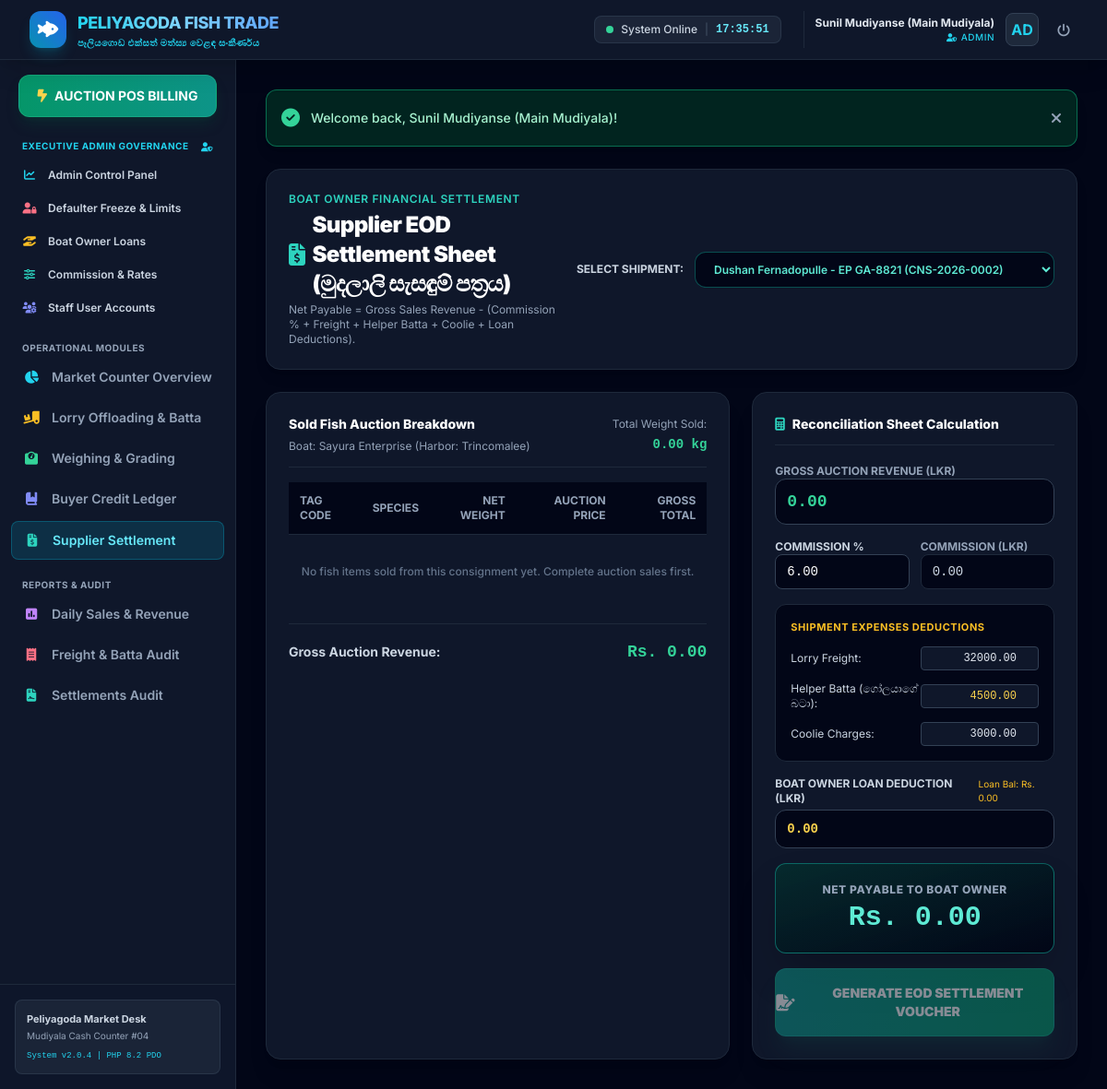
The page /index.php?page=settlement_calculate (signed in) on the database its author committed.
### tables this page shows
CREATE TABLE `consignments` (
  `id` INT AUTO_INCREMENT PRIMARY KEY,
  `consignment_no` VARCHAR(30) NOT NULL UNIQUE,
  `supplier_id` INT NOT NULL,
  `lorry_number` VARCHAR(20) NOT NULL,
  `harbor_origin` VARCHAR(50) NOT NULL,
  `crate_count` INT NOT NULL DEFAULT 0,
  `freight_cost` DECIMAL(10,2) NOT NULL DEFAULT 0.00,
  `helper_batta` DECIMAL(10,2) NOT NULL DEFAULT 0.00,
  `coolie_charges` DECIMAL(10,2) NOT NULL DEFAULT 0.00,
  `notes` TEXT DEFAULT NULL,
  `status` ENUM('unloaded', 'graded', 'auctioning', 'settled') NOT NULL DEFAULT 'unloaded',
  `arrival_date` DATETIME DEFAULT CURRENT_TIMESTAMP,
  `created_at` DATETIME DEFAULT CURRENT_TIMESTAMP,
  CONSTRAINT `fk_consignment_supplier` FOREIGN KEY (`supplier_id`) REFERENCES `suppliers` (`id`) ON DELETE CASCADE
);

CREATE TABLE `suppliers` (
  `id` INT AUTO_INCREMENT PRIMARY KEY,
  `supplier_code` VARCHAR(20) NOT NULL UNIQUE,
  `name` VARCHAR(100) NOT NULL,
  `phone` VARCHAR(20) DEFAULT NULL,
  `harbor` VARCHAR(50) NOT NULL,
  `boat_name` VARCHAR(100) DEFAULT NULL,
  `current_loan_balance` DECIMAL(12,2) NOT NULL DEFAULT 0.00,
  `created_at` DATETIME DEFAULT CURRENT_TIMESTAMP
);

### config/helpers.php (called while the page is built, shortened)
<?php
function formatLKR(float|int $amount): string {
    return 'Rs. ' . number_format($amount, 2);
}
function formatKg(float|int $weight): string {
    return number_format($weight, 2) . ' kg';
}

### views/settlements/calculate.php (the view, shortened to what this page needs)
<?php
$db = getDB();
$selectedConsignmentId = intval($_GET['consignment_id'] ?? 0);
$stmtCons = $db->query("
    SELECT c.id, c.consignment_no, c.lorry_number, c.harbor_origin, s.name AS supplier_name, s.boat_name
    FROM consignments c
    JOIN suppliers s ON c.supplier_id = s.id
    WHERE c.status != 'settled'
    ORDER BY c.id DESC
");
$consignments = $stmtCons->fetchAll();
if ($selectedConsignmentId <= 0 && !empty($consignments)) {
    $selectedConsignmentId = $consignments[0]['id'];
}
$consignment = null;
$soldItems = [];
$grossRevenue = 0.00;
$totalSoldKg = 0.00;
if ($selectedConsignmentId > 0) {
    $stmtC = $db->prepare("
        SELECT c.*, s.name AS supplier_name, s.supplier_code, s.boat_name, s.current_loan_balance
        FROM consignments c
        JOIN suppliers s ON c.supplier_id = s.id
        WHERE c.id = :id LIMIT 1
    ");
    $stmtC->execute([':id' => $selectedConsignmentId]);
    $consignment = $stmtC->fetch();
    if ($consignment) {
        $stmtSold = $db->prepare("
            SELECT f.*, ii.unit_price, ii.line_total, i.invoice_no, i.created_at AS sold_at
            FROM fish_items f
            JOIN invoice_items ii ON f.id = ii.fish_item_id
            JOIN invoices i ON ii.invoice_id = i.id
            WHERE f.consignment_id = :cid AND f.status IN ('sold', 'settled')
        ");
        $stmtSold->execute([':cid' => $selectedConsignmentId]);
        $soldItems = $stmtSold->fetchAll();
    }
}
?>
<div class="space-y-6">
    <div class="flex flex-col md:flex-row md:items-center justify-between gap-4 bg-slate-900 p-6 rounded-2xl border border-slate-800 shadow-lg">
        <div>
            <div class="text-xs font-semibold text-teal-400 uppercase tracking-wider">Boat Owner Financial Settlement</div>
            <h1 class="text-2xl font-black text-white tracking-tight mt-1 flex items-center gap-2">
                <i class="fa-solid fa-file-invoice-dollar text-teal-400"></i>
                <span>Supplier EOD Settlement Sheet (මුදලාලි සැසඳුම් පත්‍රය)</span>
            </h1>
            <p class="text-xs text-slate-400 mt-1">
                Net Payable = Gross Sales Revenue - (Commission % + Freight + Helper Batta + Coolie + Loan Deductions).
            </p>
        </div>
        <div class="flex items-center gap-3">
            <label for="consignment_select" class="text-xs font-bold text-slate-300 uppercase whitespace-nowrap">Select Shipment:</label>
            <select id="consignment_select" onchange="location.href='index.php?page=settlement_calculate&consignment_id=' + this.value"
                class="py-2.5 px-4 border border-teal-500/40 rounded-xl bg-slate-950 text-teal-300 font-semibold text-xs focus:outline-none focus:ring-2 focus:ring-teal-500">
                <?php if (empty($consignments)): ?>
                    <option value="">No Pending Consignments to Settle</option>
                <?php else: ?>
                    <?php foreach ($consignments as $c): ?>
                        <option value="<?= $c['id'] ?>" <?= $c['id'] == $selectedConsignmentId ? 'selected' : '' ?>>
                            <?= htmlspecialchars($c['supplier_name']) ?> - <?= htmlspecialchars($c['lorry_number']) ?> (<?= $c['consignment_no'] ?>)
                        </option>
                    <?php endforeach; ?>
                <?php endif; ?>
            </select>
        </div>
    </div>
    <?php if (!$consignment): ?>
        <div class="bg-slate-900 p-8 rounded-2xl border border-slate-800 text-center text-slate-400 space-y-4">
            <i class="fa-solid fa-circle-check text-4xl text-emerald-500"></i>
            <p>All active lorries are fully settled!</p>
        </div>
    <?php else: ?>
        <div class="grid grid-cols-1 lg:grid-cols-12 gap-6">
            <div class="lg:col-span-7 bg-slate-900 p-6 rounded-2xl border border-slate-800 shadow-xl space-y-4">
                <div class="flex items-center justify-between pb-3 border-b border-slate-800">
                    <div>
                        <h3 class="text-sm font-extrabold text-white">Sold Fish Auction Breakdown</h3>
                        <span class="text-xs text-slate-400">Boat: <?= htmlspecialchars($consignment['boat_name'] ?? 'N/A') ?> (Harbor: <?= htmlspecialchars($consignment['harbor_origin']) ?>)</span>
                    </div>
                    <div class="text-right">
                        <span class="text-xs text-slate-400 block">Total Weight Sold:</span>
                        <span class="text-sm font-bold text-emerald-400 font-mono"><?= formatKg($totalSoldKg) ?></span>
                    </div>
                </div>
                <div class="overflow-x-auto max-h-[400px]">
                    <table class="w-full text-left text-xs">
                        <thead class="sticky top-0 bg-slate-950 text-slate-400 uppercase border-b border-slate-800">
                            <tr>
                                <th class="p-3">Tag Code</th>
                                <th class="p-3">Species</th>
                                <th class="p-3 text-right">Net Weight</th>
                                <th class="p-3 text-right">Auction Price</th>
                                <th class="p-3 text-right">Gross Total</th>
                            </tr>
                        </thead>
                        <tbody class="divide-y divide-slate-800/60">
                            <?php if (empty($soldItems)): ?>
                                <tr>
                                    <td colspan="5" class="py-8 text-center text-slate-500 font-medium">
                                        No fish items sold from this consignment yet. Complete auction sales first.
                                    </td>
                                </tr>
                            <?php endif; ?>
                        </tbody>
                    </table>
                </div>
                <div class="pt-4 border-t border-slate-800 flex justify-between items-center text-sm">
                    <span class="font-bold text-slate-300">Gross Auction Revenue:</span>
                    <span class="font-black text-emerald-400 font-mono text-lg"><?= formatLKR($grossRevenue) ?></span>
                </div>
            </div>
            <div class="lg:col-span-5 bg-slate-900 p-6 rounded-2xl border border-slate-800 shadow-xl space-y-5">
                <h3 class="text-sm font-extrabold text-white pb-3 border-b border-slate-800 flex items-center gap-2">
                    <i class="fa-solid fa-calculator text-teal-400"></i>
                    <span>Reconciliation Sheet Calculation</span>
                </h3>
                <form action="actions/settlements/execute_settle.php" method="POST" class="space-y-4" id="settlementForm">
                    <div>
                        <label class="block text-xs font-bold text-slate-400 uppercase">Gross Auction Revenue (LKR)</label>
                        <input type="text" id="gross_revenue_display" readonly value="<?= number_format($grossRevenue, 2, '.', '') ?>"
                            class="block w-full py-2.5 px-3 border border-slate-700 rounded-xl bg-slate-950 text-emerald-400 font-mono font-bold text-lg">
                    </div>
                    <div class="grid grid-cols-2 gap-3">
                        <div>
                            <label for="commission_rate" class="block text-xs font-bold text-slate-300 uppercase">
                                Commission %
                            </label>
                            <input type="number" step="0.5" id="commission_rate" name="commission_rate" value="6.00" oninput="calculateSettlementNet()"
                                class="block w-full py-2 px-3 border border-slate-700 rounded-lg bg-slate-950 text-white font-mono text-sm focus:outline-none focus:ring-1 focus:ring-teal-500">
                        </div>
                        <div>
                            <label class="block text-xs font-bold text-slate-400 uppercase">Commission (LKR)</label>
                            <input type="text" id="commission_amount_display" readonly value="0.00"
                                class="block w-full py-2 px-3 border border-slate-800 rounded-lg bg-slate-950 text-slate-300 font-mono text-sm">
                        </div>
                    </div>
                    <div class="bg-slate-950 p-4 rounded-xl border border-slate-800 space-y-3">
                        <div class="text-[11px] font-bold text-amber-400 uppercase tracking-wider">Shipment Expenses Deductions</div>
                        <div class="flex items-center justify-between text-xs">
                            <span class="text-slate-300">Lorry Freight:</span>
                            <input type="number" step="100" id="freight_deduction" name="freight_deduction" value="<?= $consignment['freight_cost'] ?>" oninput="calculateSettlementNet()"
                                class="w-32 py-1 px-2 border border-slate-700 rounded bg-slate-900 text-slate-200 font-mono text-right text-xs">
                        </div>
                        <div class="flex items-center justify-between text-xs">
                            <span class="text-slate-300">Helper Batta (ගෝලයාගේ බටා):</span>
                            <input type="number" step="100" id="helper_batta_deduction" name="helper_batta_deduction" value="<?= $consignment['helper_batta'] ?>" oninput="calculateSettlementNet()"
                                class="w-32 py-1 px-2 border border-slate-700 rounded bg-slate-900 text-amber-300 font-mono text-right text-xs">
                        </div>
                        <div class="flex items-center justify-between text-xs">
                            <span class="text-slate-300">Coolie Charges:</span>
                            <input type="number" step="100" id="coolie_deduction" name="coolie_deduction" value="<?= $consignment['coolie_charges'] ?>" oninput="calculateSettlementNet()"
                                class="w-32 py-1 px-2 border border-slate-700 rounded bg-slate-900 text-slate-200 font-mono text-right text-xs">
                        </div>
                    </div>
                    <div>
                        <div class="flex items-center justify-between mb-1">
                            <label for="loan_deduction" class="text-xs font-bold text-slate-300 uppercase">
                                Boat Owner Loan Deduction (LKR)
                            </label>
                            <span class="text-[10px] text-amber-400">Loan Bal: <?= formatLKR($consignment['current_loan_balance']) ?></span>
                        </div>
                        <input type="number" step="1000" id="loan_deduction" name="loan_deduction" value="0.00" max="<?= $consignment['current_loan_balance'] ?>" oninput="calculateSettlementNet()"
                            class="block w-full py-2.5 px-3 border border-slate-700 rounded-xl bg-slate-950 text-amber-300 font-mono font-bold text-sm focus:outline-none focus:ring-2 focus:ring-amber-500">
                    </div>
                    <div class="bg-gradient-to-br from-teal-950/80 to-slate-950 p-5 rounded-xl border border-teal-500/50 shadow-2xl text-center space-y-1">
                        <div class="text-xs font-extrabold text-slate-400 uppercase tracking-wider">NET PAYABLE TO BOAT OWNER</div>
                        <div id="net-payable-display" class="text-3xl font-black text-teal-300 font-mono">Rs. 0.00</div>
                    </div>
                    <button type="submit" <?= $grossRevenue <= 0 ? 'disabled' : '' ?>
                        class="w-full py-4 rounded-xl bg-gradient-to-r from-teal-600 to-emerald-600 hover:from-teal-500 hover:to-emerald-500 disabled:opacity-50 text-white font-black text-sm shadow-xl shadow-teal-900/40 border border-teal-400/30 transition-all flex items-center justify-center gap-2">
                        <i class="fa-solid fa-file-signature text-lg"></i>
                        <span>GENERATE EOD SETTLEMENT VOUCHER</span>
                    </button>
                </form>
            </div>
        </div>
    <?php endif; ?>
</div>

### rows shown on the page
consignments: supplier.boat_name "Sayura Enterprise", harbor_origin "Trincomalee", freight_deduction "32000.00", helper_batta_deduction "4500.00", coolie_deduction "3000.00", supplier.current_loan_balance "Rs. 0.00", loan_deduction "0.00"

### other values the page prints
$user['full_name'] "Sunil Mudiyanse (Main Mudiyala)"
$user['role'] "ADMIN"
substr($user['username'], 0, 2) "AD"
APP_VERSION "2.0.4"
$flash['message'] "Welcome back, Sunil Mudiyanse (Main Mudiyala)!"
formatKg($totalSoldKg) "0.00 kg"
formatLKR($grossRevenue) "Rs. 0.00"
form field value "Dushan Fernadopulle - EP GA-8821 (CNS-2026-0002)"
